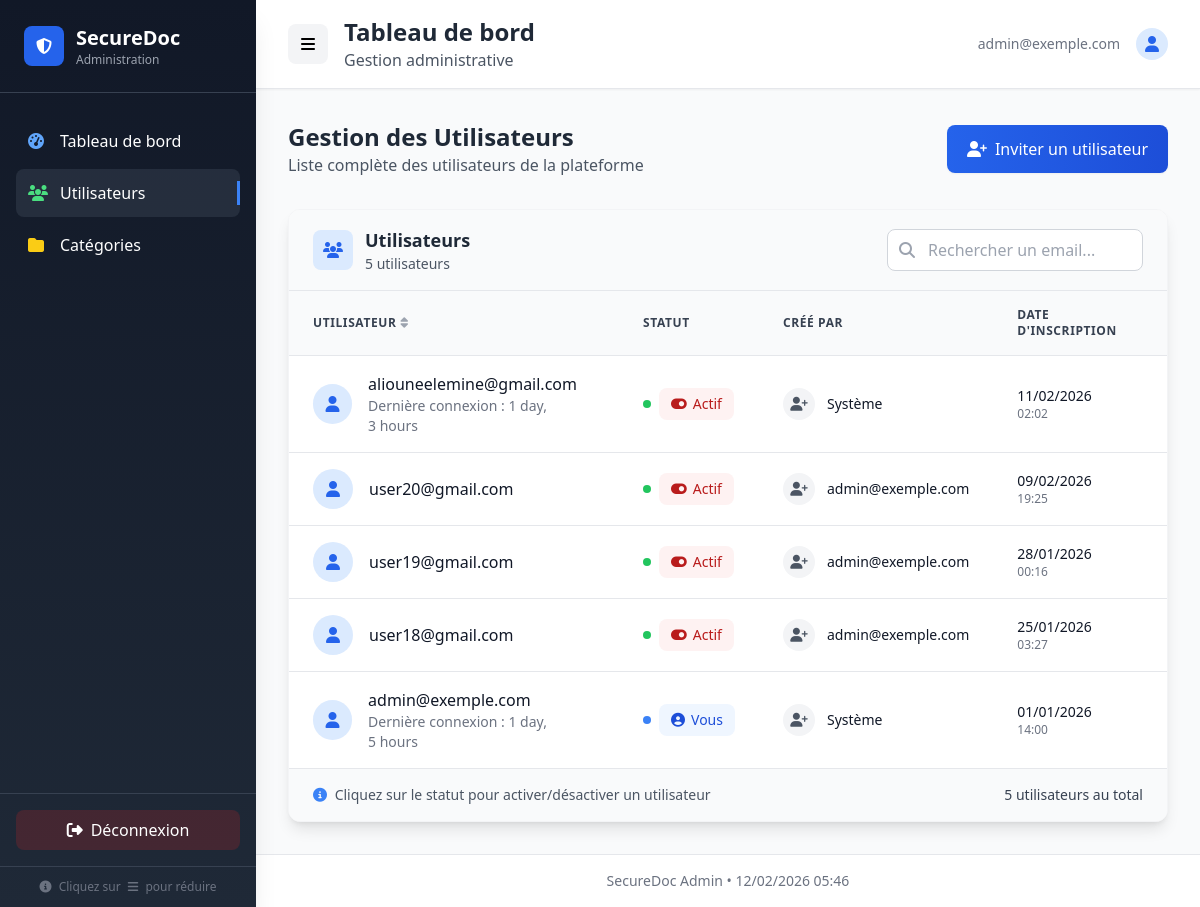
The page /accounts/admin/users/ (signed in) on the database its author committed.
### accounts/models.py (models this page shows, shortened)
class User(AbstractUser):
    username = None  # On utilise email comme identifiant principal
    email = models.EmailField(_('email address'), unique=True)
    public_key = models.TextField(blank=True, null=True)
    is_active = models.BooleanField(default=False)  # Désactivé jusqu’à activation
    is_staff = models.BooleanField(default=False)
    created_by = models.ForeignKey(
        'self',
        on_delete=models.SET_NULL,
        null=True,
        blank=True,
        related_name='created_users'
    )
    must_change_password = models.BooleanField(default=False)
    USERNAME_FIELD = 'email'
    REQUIRED_FIELDS = []
    objects = UserManager()

### accounts/views.py (the view)
# urls.py: path('admin/users/', views.admin_users, name='admin_users'),
@staff_member_required(login_url='admin_login')
@permission_classes([IsAdminUser])
def admin_users(request):
    users = User.objects.all().order_by('-date_joined')
    return render(request, 'admin_dashboard/users.html', {'users': users})

### accounts/templates/admin_dashboard/users.html (shortened to what this page needs)
{% extends 'admin_dashboard/base.html' %}
{% block content %}
<div class="mb-8">
    <div class="flex flex-col sm:flex-row sm:items-center sm:justify-between gap-4 mb-6">
        <div>
            <h1 class="text-2xl font-bold text-gray-800">Gestion des Utilisateurs</h1>
            <p class="text-gray-600">Liste complète des utilisateurs de la plateforme</p>
        </div>
        <a href="{% url 'admin_create_user' %}"
           class="inline-flex items-center justify-center px-5 py-3 bg-gradient-to-r from-blue-600 to-blue-700 hover:from-blue-700 hover:to-blue-800 text-white font-medium rounded-lg transition-all duration-200 shadow-sm hover:shadow-md">
            <i class="fas fa-user-plus mr-2"></i>
            Inviter un utilisateur
        </a>
    </div>
</div>
<div class="bg-white rounded-xl shadow-lg border border-gray-100 overflow-hidden">
    <div class="px-6 py-4 border-b border-gray-200 bg-gray-50">
        <div class="flex flex-col sm:flex-row sm:items-center sm:justify-between">
            <div class="flex items-center mb-3 sm:mb-0">
                <div class="w-10 h-10 bg-blue-100 rounded-lg flex items-center justify-center mr-3">
                    <i class="fas fa-users text-blue-600"></i>
                </div>
                <div>
                    <h2 class="text-lg font-semibold text-gray-800">Utilisateurs</h2>
                    <p class="text-sm text-gray-600">{{ users|length }} utilisateur{{ users|length|pluralize }}</p>
                </div>
            </div>
            <div class="flex items-center space-x-2">
                <div class="relative">
                    <div class="absolute inset-y-0 left-0 pl-3 flex items-center pointer-events-none">
                    </div>
                    <input type="text"
                           placeholder="Rechercher un email..."
                           class="pl-10 pr-4 py-2 border border-gray-300 rounded-lg focus:ring-2 focus:ring-blue-500 focus:border-blue-500 w-full sm:w-64 transition-all duration-200"
                           id="user-search">
                </div>
            </div>
        </div>
    </div>
    <div class="overflow-x-auto">
        <table class="min-w-full divide-y divide-gray-200">
            <thead class="bg-gray-50">
                <tr>
                    <th scope="col" class="px-6 py-4 text-left text-xs font-semibold text-gray-700 uppercase tracking-wider">
                        <div class="flex items-center">
                            <span>Utilisateur</span>
                            <button class="ml-1 text-gray-400 hover:text-gray-600">
                                <i class="fas fa-sort"></i>
                            </button>
                        </div>
                    </th>
                    <th scope="col" class="px-6 py-4 text-left text-xs font-semibold text-gray-700 uppercase tracking-wider">
                        Statut
                    </th>
                    <th scope="col" class="px-6 py-4 text-left text-xs font-semibold text-gray-700 uppercase tracking-wider">
                        Créé par
                    </th>
                    <th scope="col" class="px-6 py-4 text-left text-xs font-semibold text-gray-700 uppercase tracking-wider">
                        Date d'inscription
                    </th>
                </tr>
            </thead>
            <tbody class="bg-white divide-y divide-gray-200">
                {% for user in users %}
                <tr class="hover:bg-gray-50 transition-colors duration-150 user-row">
                    <td class="px-6 py-4">
                        <div class="flex items-center">
                            <div class="w-10 h-10 {% if user.is_active %}bg-blue-100 text-blue-600{% else %}bg-gray-100 text-gray-600{% endif %} rounded-full flex items-center justify-center mr-4">
                                <i class="fas fa-user"></i>
                            </div>
                            <div>
                                <div class="font-medium text-gray-900">{{ user.email }}</div>
                                {% if user.last_login %}
                                <div class="text-sm text-gray-500">
                                    Dernière connexion : {{ user.last_login|timesince }}
                                </div>
                                {% endif %}
                            </div>
                        </div>
                    </td>
                    <td class="px-6 py-4">
                        <div class="flex items-center">
                            {% if user != request.user %}
                                {% if user.is_active %}
                                    <div class="flex items-center">
                                        <div class="w-2 h-2 bg-green-500 rounded-full mr-2"></div>
                                        <a href="{% url 'admin_toggle_user' user.id %}"
                                           class="px-3 py-1.5 bg-red-50 hover:bg-red-100 text-red-700 rounded-lg text-sm font-medium transition-colors duration-200 inline-flex items-center"
                                           onclick="return confirm('Êtes-vous sûr de vouloir désactiver cet utilisateur ?')">
                                            <i class="fas fa-toggle-on mr-1.5"></i>
                                            Actif
                                        </a>
                                    </div>
                                {% endif %}
                            {% else %}
                                <div class="flex items-center">
                                    <div class="w-2 h-2 bg-blue-500 rounded-full mr-2"></div>
                                    <span class="px-3 py-1.5 bg-blue-50 text-blue-700 rounded-lg text-sm font-medium inline-flex items-center">
                                        <i class="fas fa-user-circle mr-1.5"></i>
                                        Vous
                                    </span>
                                </div>
                            {% endif %}
                        </div>
                    </td>
                    <td class="px-6 py-4">
                        <div class="flex items-center">
                            <div class="w-8 h-8 bg-gray-100 rounded-full flex items-center justify-center mr-3">
                                <i class="fas fa-user-plus text-gray-600 text-sm"></i>
                            </div>
                            <span class="text-sm text-gray-900">
                                {{ user.created_by.email|default:"Système"|truncatechars:20 }}
                            </span>
                        </div>
                    </td>
                    <td class="px-6 py-4">
                        <div class="text-sm text-gray-900">
                            {{ user.date_joined|date:"d/m/Y" }}
                        </div>
                        <div class="text-xs text-gray-500">
                            {{ user.date_joined|date:"H:i" }}
                        </div>
                    </td>
                </tr>
                {% endfor %}
            </tbody>
        </table>
    </div>
    {% if users %}
    <div class="px-6 py-4 border-t border-gray-200 bg-gray-50">
        <div class="flex flex-col sm:flex-row sm:items-center sm:justify-between">
            <div class="text-sm text-gray-600 mb-3 sm:mb-0">
                <i class="fas fa-info-circle mr-1 text-blue-500"></i>
                Cliquez sur le statut pour activer/désactiver un utilisateur
            </div>
            <div class="text-sm text-gray-700">
                <span class="font-medium">{{ users|length }}</span> utilisateur{{ users|length|pluralize }} au total
            </div>
        </div>
    </div>
    {% endif %}
</div>
{% endblock %}

### accounts/templates/admin_dashboard/base.html (shortened to what this page needs)
<!DOCTYPE html>
<html lang="fr">
<head>
<script src="https://cdn.tailwindcss.com"></script>
<link rel="stylesheet" href="https://cdnjs.cloudflare.com/ajax/libs/font-awesome/6.4.0/css/all.min.css">
</head>
<body class="bg-gray-50 h-screen overflow-hidden">
<div class="flex h-screen">
<div id="sidebar" class="sidebar-container w-64 transition-all duration-300 bg-gradient-to-b from-gray-900 to-gray-800 text-white flex flex-col shadow-xl">
    <div class="p-6 border-b border-gray-700 flex-shrink-0">
        <div class="flex items-center space-x-3">
            <div class="w-10 h-10 bg-blue-600 rounded-lg flex items-center justify-center">
                <i class="fas fa-shield-alt"></i>
            </div>
            <div class="sidebar-text">
                <h1 class="text-xl font-bold">SecureDoc</h1>
                <p class="text-xs text-gray-400">Administration</p>
            </div>
        </div>
    </div>
    <nav class="flex-1 px-4 py-6 overflow-y-auto">
        <a href="{% url 'admin_dashboard' %}"
           class="flex items-center px-3 py-3 rounded-lg mb-1 hover:bg-gray-700/50
           {% if request.resolver_match.url_name == 'admin_dashboard' %}bg-gray-700/50 active-link{% endif %}">
            <i class="fas fa-tachometer-alt w-5 mr-3 text-blue-400"></i>
            <span class="sidebar-text">Tableau de bord</span>
        </a>
        <a href="{% url 'admin_users' %}"
           class="flex items-center px-3 py-3 rounded-lg mb-1 hover:bg-gray-700/50
           {% if 'admin_users' in request.resolver_match.url_name %}bg-gray-700/50 active-link{% endif %}">
            <i class="fas fa-users w-5 mr-3 text-green-400"></i>
            <span class="sidebar-text">Utilisateurs</span>
        </a>
        <a href="{% url 'admin_categories_list' %}"
           class="flex items-center px-3 py-3 rounded-lg mb-1 hover:bg-gray-700/50
           {% if 'admin_categories' in request.resolver_match.url_name %}bg-gray-700/50 active-link{% endif %}">
            <i class="fas fa-folder w-5 mr-3 text-yellow-400"></i>
            <span class="sidebar-text">Catégories</span>
        </a>
    </nav>
    <div class="p-4 border-t border-gray-700 flex-shrink-0">
        <form method="post" action="{% url 'admin_logout' %}">
            <button type="submit"
                    class="w-full flex items-center justify-center px-4 py-2 bg-red-600/20 hover:bg-red-600/30 rounded-lg transition-colors duration-200">
                <i class="fas fa-sign-out-alt mr-2"></i>
                <span class="sidebar-text">Déconnexion</span>
            </button>
        </form>
    </div>
    <div class="p-3 border-t border-gray-700 text-xs text-gray-500 text-center hidden md:block flex-shrink-0">
        <i class="fas fa-info-circle mr-1"></i>
        <span class="sidebar-text">Cliquez sur <i class="fas fa-bars mx-1"></i> pour réduire</span>
    </div>
</div>
<div id="main-content" class="main-content-container w-full transition-all duration-300">
    <header class="bg-white shadow-sm border-b sticky top-0 z-10 flex-shrink-0">
        <div class="px-8 py-4 flex justify-between items-center">
            <div class="flex items-center space-x-4">
                <button id="toggle-sidebar"
                        class="w-10 h-10 rounded-lg bg-gray-100 hover:bg-gray-200 flex items-center justify-center transition-colors duration-200">
                    <i class="fas fa-bars"></i>
                </button>
                <div>
                    <h2 class="text-2xl font-bold text-gray-800">
                        {% block page_title %}Tableau de bord{% endblock %}
                    </h2>
                    <p class="text-gray-600">
                        {% block page_subtitle %}Gestion administrative{% endblock %}
                    </p>
                </div>
            </div>
            <div class="flex items-center space-x-4">
                <span class="text-sm text-gray-500 hidden md:inline">{{ request.user.email }}</span>
                <div class="relative">
                    <div class="w-8 h-8 bg-blue-100 rounded-full flex items-center justify-center">
                        <i class="fas fa-user text-blue-600"></i>
                    </div>
                </div>
            </div>
        </div>
    </header>
    <main class="flex-1 overflow-y-auto p-8">
        {% block content %}{% endblock %}
    </main>
    <footer class="border-t bg-white px-8 py-4 flex-shrink-0">
        <div class="text-center text-sm text-gray-500">
            <p>SecureDoc Admin • {% now "d/m/Y H:i" %}</p>
        </div>
    </footer>
</div>
</div>
</body>
</html>

### accounts/templates/admin_dashboard/base.html (style rules this page uses)
html, body { height: 100%; overflow: hidden; }
.active-link { position: relative; }
.active-link::after { content: ''; position: absolute; right: 0; top: 50%; transform: translateY(-50%); width: 3px; height: 24px; background: #3b82f6; }
.sidebar-container { height: 100vh; overflow-y: auto; position: fixed; left: 0; top: 0; z-index: 40; }
.main-content-container { height: 100vh; overflow-y: auto; margin-left: 16rem; transition: margin-left 0.3s ease; }

### rows shown on the page
User: user.email "admin@exemple.com", email "admin@exemple.com", last_login "1 day, 5 hours", shows "Vous", created_by.email "Système", date_joined "01/01/2026", date_joined "14:00"
User: email "aliouneelemine@gmail.com", last_login "1 day, 3 hours", is_active True (drawn), created_by.email "Système", date_joined "11/02/2026", date_joined "02:02"
User: email "user20@gmail.com", is_active True (drawn), created_by.email "admin@exemple.com", date_joined "09/02/2026", date_joined "19:25"
User: email "user19@gmail.com", is_active True (drawn), created_by.email "admin@exemple.com", date_joined "28/01/2026", date_joined "00:16"
User: email "user18@gmail.com", is_active True (drawn), created_by.email "admin@exemple.com", date_joined "25/01/2026", date_joined "03:27"

### other values the page prints
{{ users|length }} "5"
